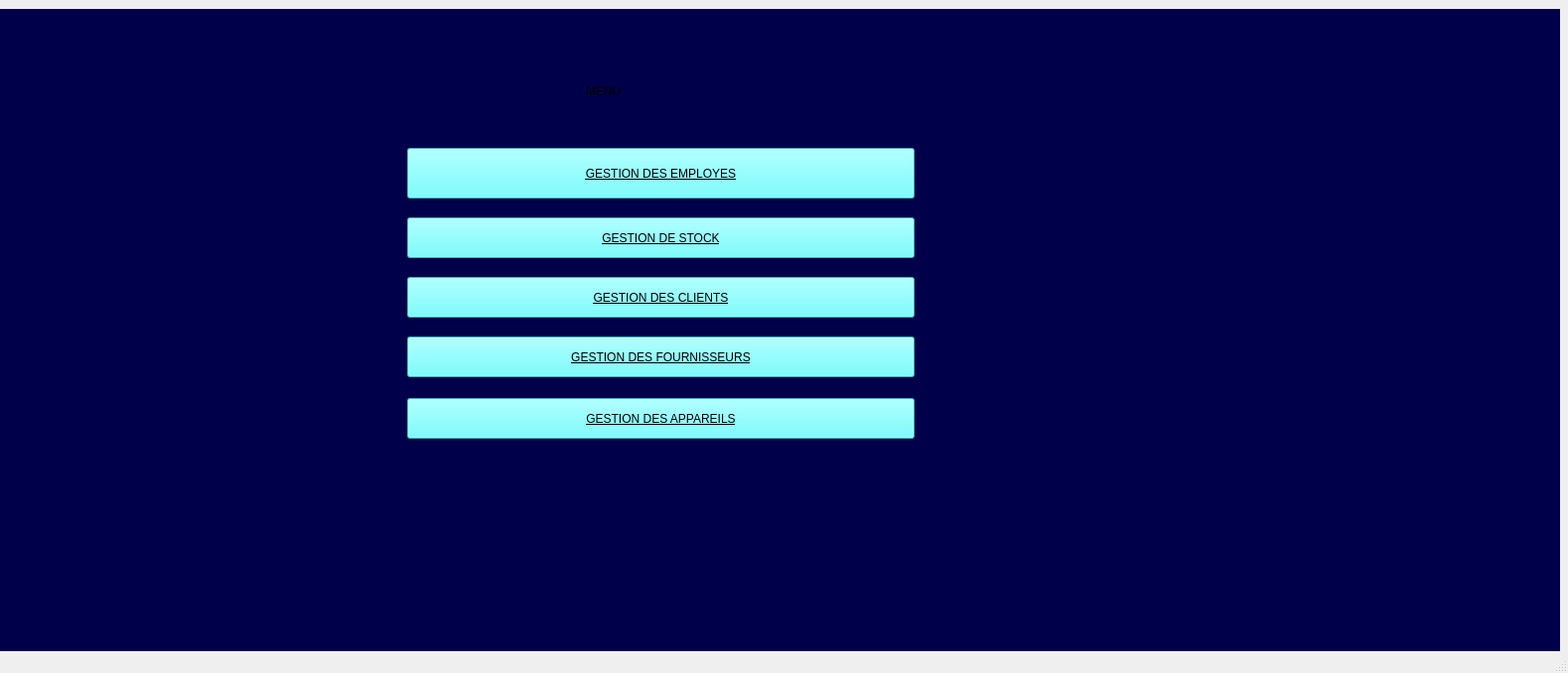
<?xml version="1.0" encoding="UTF-8"?>
<ui version="4.0">
 <class>MainWindow</class>
 <widget class="QMainWindow" name="MainWindow">
  <property name="geometry">
   <rect>
    <x>0</x>
    <y>0</y>
    <width>1579</width>
    <height>678</height>
   </rect>
  </property>
  <property name="windowTitle">
   <string>MainWindow</string>
  </property>
  <widget class="QWidget" name="centralwidget">
   <widget class="QStackedWidget" name="stackedWidget">
    <property name="geometry">
     <rect>
      <x>0</x>
      <y>9</y>
      <width>1571</width>
      <height>651</height>
     </rect>
    </property>
    <property name="styleSheet">
     <string notr="true">background-color: rgb(0, 0, 74);
</string>
    </property>
    <widget class="QWidget" name="menu">
     <widget class="QPushButton" name="client">
      <property name="geometry">
       <rect>
        <x>410</x>
        <y>270</y>
        <width>511</width>
        <height>41</height>
       </rect>
      </property>
      <property name="styleSheet">
       <string notr="true">background-color: rgb(85, 255, 255);
font: 9pt &quot;Segoe UI&quot;;
text-decoration: underline;
font: 700 9pt &quot;Segoe UI&quot;;
color: rgb(0, 0, 0);</string>
      </property>
      <property name="text">
       <string>GESTION DES CLIENTS</string>
      </property>
     </widget>
     <widget class="QPushButton" name="stock">
      <property name="geometry">
       <rect>
        <x>410</x>
        <y>210</y>
        <width>511</width>
        <height>41</height>
       </rect>
      </property>
      <property name="styleSheet">
       <string notr="true">background-color: rgb(85, 255, 255);
font: 9pt &quot;Segoe UI&quot;;
text-decoration: underline;
font: 700 9pt &quot;Segoe UI&quot;;
color: rgb(0, 0, 0);</string>
      </property>
      <property name="text">
       <string>GESTION DE STOCK</string>
      </property>
     </widget>
     <widget class="QPushButton" name="fournisseur">
      <property name="geometry">
       <rect>
        <x>410</x>
        <y>330</y>
        <width>511</width>
        <height>41</height>
       </rect>
      </property>
      <property name="styleSheet">
       <string notr="true">background-color: rgb(85, 255, 255);
font: 9pt &quot;Segoe UI&quot;;
text-decoration: underline;
font: 700 9pt &quot;Segoe UI&quot;;
color: rgb(0, 0, 0);</string>
      </property>
      <property name="text">
       <string>GESTION DES FOURNISSEURS</string>
      </property>
     </widget>
     <widget class="QPushButton" name="appareils">
      <property name="geometry">
       <rect>
        <x>410</x>
        <y>392</y>
        <width>511</width>
        <height>41</height>
       </rect>
      </property>
      <property name="styleSheet">
       <string notr="true">background-color: rgb(85, 255, 255);
font: 9pt &quot;Segoe UI&quot;;
text-decoration: underline;
font: 700 9pt &quot;Segoe UI&quot;;
color: rgb(0, 0, 0);</string>
      </property>
      <property name="text">
       <string>GESTION DES APPAREILS</string>
      </property>
     </widget>
     <widget class="QLabel" name="label_7">
      <property name="geometry">
       <rect>
        <x>590</x>
        <y>52</y>
        <width>191</width>
        <height>61</height>
       </rect>
      </property>
      <property name="styleSheet">
       <string notr="true">font: 700 36pt &quot;Segoe UI&quot;;</string>
      </property>
      <property name="text">
       <string>MENU</string>
      </property>
     </widget>
     <widget class="QToolButton" name="employe">
      <property name="geometry">
       <rect>
        <x>410</x>
        <y>140</y>
        <width>511</width>
        <height>51</height>
       </rect>
      </property>
      <property name="styleSheet">
       <string notr="true">background-color: rgb(85, 255, 255);
font: 9pt &quot;Segoe UI&quot;;
text-decoration: underline;
font: 700 9pt &quot;Segoe UI&quot;;
color: rgb(0, 0, 0);</string>
      </property>
      <property name="text">
       <string>GESTION DES EMPLOYES</string>
      </property>
     </widget>
    </widget>
    <widget class="QWidget" name="appareil">
     <widget class="QPushButton" name="pushButton_Supprimer">
      <property name="geometry">
       <rect>
        <x>910</x>
        <y>250</y>
        <width>121</width>
        <height>29</height>
       </rect>
      </property>
      <property name="styleSheet">
       <string notr="true">background-color: rgb(253, 7, 27);</string>
      </property>
      <property name="text">
       <string>Supprimer</string>
      </property>
     </widget>
     <widget class="QLineEdit" name="lineEdit_ID">
      <property name="geometry">
       <rect>
        <x>40</x>
        <y>150</y>
        <width>113</width>
        <height>28</height>
       </rect>
      </property>
      <property name="styleSheet">
       <string notr="true">QLineEdit:focus {
    border: 1px solid #2D89EF;
    background-color: #000000;
}
</string>
      </property>
      <property name="text">
       <string/>
      </property>
     </widget>
     <widget class="QLineEdit" name="rech">
      <property name="geometry">
       <rect>
        <x>260</x>
        <y>280</y>
        <width>411</width>
        <height>28</height>
       </rect>
      </property>
      <property name="styleSheet">
       <string notr="true">QLineEdit:focus {
    border: 1px solid #2D89EF;
    background-color: #000000;
}
</string>
      </property>
      <property name="text">
       <string/>
      </property>
     </widget>
     <widget class="QLabel" name="label_4">
      <property name="geometry">
       <rect>
        <x>450</x>
        <y>121</y>
        <width>63</width>
        <height>20</height>
       </rect>
      </property>
      <property name="text">
       <string>modele</string>
      </property>
     </widget>
     <widget class="QPushButton" name="pushButton_Modifier">
      <property name="geometry">
       <rect>
        <x>640</x>
        <y>221</y>
        <width>101</width>
        <height>29</height>
       </rect>
      </property>
      <property name="styleSheet">
       <string notr="true">background-color: rgb(253, 145, 4);</string>
      </property>
      <property name="text">
       <string>Modifier</string>
      </property>
     </widget>
     <widget class="QPushButton" name="pushButton_4">
      <property name="geometry">
       <rect>
        <x>910</x>
        <y>280</y>
        <width>121</width>
        <height>29</height>
       </rect>
      </property>
      <property name="styleSheet">
       <string notr="true">background-color: rgb(253, 145, 4);</string>
      </property>
      <property name="text">
       <string>trier par id</string>
      </property>
     </widget>
     <widget class="QLabel" name="label_15">
      <property name="geometry">
       <rect>
        <x>40</x>
        <y>191</y>
        <width>91</width>
        <height>20</height>
       </rect>
      </property>
      <property name="text">
       <string>prix estimer</string>
      </property>
     </widget>
     <widget class="QDateEdit" name="dateEdit_Entree">
      <property name="geometry">
       <rect>
        <x>700</x>
        <y>150</y>
        <width>110</width>
        <height>29</height>
       </rect>
      </property>
      <property name="dateTime">
       <datetime>
        <hour>23</hour>
        <minute>0</minute>
        <second>0</second>
        <year>2025</year>
        <month>12</month>
        <day>1</day>
       </datetime>
      </property>
     </widget>
     <widget class="QGraphicsView" name="widget_stats">
      <property name="geometry">
       <rect>
        <x>1070</x>
        <y>30</y>
        <width>471</width>
        <height>281</height>
       </rect>
      </property>
     </widget>
     <widget class="QComboBox" name="comboBox_Statut">
      <property name="geometry">
       <rect>
        <x>830</x>
        <y>150</y>
        <width>82</width>
        <height>28</height>
       </rect>
      </property>
      <item>
       <property name="text">
        <string>en_attente</string>
       </property>
      </item>
      <item>
       <property name="text">
        <string>en_cours</string>
       </property>
      </item>
      <item>
       <property name="text">
        <string>reparé</string>
       </property>
      </item>
     </widget>
     <widget class="QLabel" name="label_14">
      <property name="geometry">
       <rect>
        <x>180</x>
        <y>191</y>
        <width>91</width>
        <height>20</height>
       </rect>
      </property>
      <property name="text">
       <string>date sortie</string>
      </property>
     </widget>
     <widget class="QLabel" name="label_10">
      <property name="geometry">
       <rect>
        <x>590</x>
        <y>121</y>
        <width>63</width>
        <height>20</height>
       </rect>
      </property>
      <property name="text">
       <string>default</string>
      </property>
     </widget>
     <widget class="QPushButton" name="ShowStats">
      <property name="geometry">
       <rect>
        <x>1430</x>
        <y>351</y>
        <width>90</width>
        <height>29</height>
       </rect>
      </property>
      <property name="styleSheet">
       <string notr="true">background-color: rgb(18, 153, 45);</string>
      </property>
      <property name="text">
       <string>statistic</string>
      </property>
     </widget>
     <widget class="QLineEdit" name="lineEdit_Type">
      <property name="geometry">
       <rect>
        <x>170</x>
        <y>150</y>
        <width>113</width>
        <height>28</height>
       </rect>
      </property>
      <property name="whatsThis">
       <string>&lt;html&gt;&lt;head/&gt;&lt;body&gt;&lt;p&gt;&lt;br/&gt;&lt;/p&gt;&lt;/body&gt;&lt;/html&gt;</string>
      </property>
      <property name="styleSheet">
       <string notr="true">QLineEdit:focus {
    border: 1px solid #2D89EF;
    background-color: #000000;
}

</string>
      </property>
      <property name="text">
       <string/>
      </property>
     </widget>
     <widget class="QLabel" name="label_11">
      <property name="geometry">
       <rect>
        <x>820</x>
        <y>121</y>
        <width>63</width>
        <height>20</height>
       </rect>
      </property>
      <property name="text">
       <string>status</string>
      </property>
     </widget>
     <widget class="QLabel" name="label">
      <property name="geometry">
       <rect>
        <x>40</x>
        <y>121</y>
        <width>63</width>
        <height>20</height>
       </rect>
      </property>
      <property name="text">
       <string>ID_app</string>
      </property>
     </widget>
     <widget class="QLineEdit" name="lineEdit_Defaut">
      <property name="geometry">
       <rect>
        <x>570</x>
        <y>150</y>
        <width>113</width>
        <height>28</height>
       </rect>
      </property>
      <property name="styleSheet">
       <string notr="true">QLineEdit:focus {
    border: 1px solid #2D89EF;
    background-color: #000000;
}
</string>
      </property>
     </widget>
     <widget class="QPushButton" name="EXIT">
      <property name="geometry">
       <rect>
        <x>1420</x>
        <y>511</y>
        <width>121</width>
        <height>29</height>
       </rect>
      </property>
      <property name="styleSheet">
       <string notr="true">background-color: rgb(253, 7, 27);</string>
      </property>
      <property name="text">
       <string>EXIT</string>
      </property>
     </widget>
     <widget class="QLabel" name="label_2">
      <property name="geometry">
       <rect>
        <x>200</x>
        <y>121</y>
        <width>63</width>
        <height>20</height>
       </rect>
      </property>
      <property name="text">
       <string>type</string>
      </property>
     </widget>
     <widget class="QLabel" name="label_12">
      <property name="geometry">
       <rect>
        <x>702</x>
        <y>121</y>
        <width>81</width>
        <height>20</height>
       </rect>
      </property>
      <property name="text">
       <string>date entrée</string>
      </property>
     </widget>
     <widget class="QLabel" name="label_9">
      <property name="geometry">
       <rect>
        <x>10</x>
        <y>270</y>
        <width>241</width>
        <height>41</height>
       </rect>
      </property>
      <property name="text">
       <string>&lt;html&gt;&lt;head/&gt;&lt;body&gt;&lt;p align=&quot;center&quot;&gt;&lt;span style=&quot; font-size:12pt; font-weight:700;&quot;&gt;Recherche d'appareils&lt;/span&gt;&lt;/p&gt;&lt;/body&gt;&lt;/html&gt;</string>
      </property>
     </widget>
     <widget class="QLineEdit" name="lineEdit_Modele">
      <property name="geometry">
       <rect>
        <x>440</x>
        <y>150</y>
        <width>113</width>
        <height>28</height>
       </rect>
      </property>
      <property name="styleSheet">
       <string notr="true">QLineEdit:focus {
    border: 1px solid #2D89EF;
    background-color: #000000;
}
</string>
      </property>
     </widget>
     <widget class="QLineEdit" name="lineEdit_Remarques">
      <property name="geometry">
       <rect>
        <x>920</x>
        <y>150</y>
        <width>113</width>
        <height>28</height>
       </rect>
      </property>
      <property name="styleSheet">
       <string notr="true">QLineEdit:focus {
    border: 1px solid #2D89EF;
    background-color: #000000;
}
</string>
      </property>
     </widget>
     <widget class="QLabel" name="label_6">
      <property name="geometry">
       <rect>
        <x>0</x>
        <y>70</y>
        <width>401</width>
        <height>51</height>
       </rect>
      </property>
      <property name="text">
       <string>&lt;html&gt;&lt;head/&gt;&lt;body&gt;&lt;p align=&quot;center&quot;&gt;&lt;span style=&quot; font-size:18pt; font-weight:700;&quot;&gt;Ajout d'appareils&lt;/span&gt;&lt;/p&gt;&lt;/body&gt;&lt;/html&gt;</string>
      </property>
     </widget>
     <widget class="QPushButton" name="pushButton_Ajouter">
      <property name="geometry">
       <rect>
        <x>530</x>
        <y>220</y>
        <width>90</width>
        <height>29</height>
       </rect>
      </property>
      <property name="styleSheet">
       <string notr="true">background-color: rgb(18, 153, 45);</string>
      </property>
      <property name="text">
       <string>Ajouter</string>
      </property>
     </widget>
     <widget class="QDateEdit" name="dateEdit_Estime">
      <property name="geometry">
       <rect>
        <x>180</x>
        <y>220</y>
        <width>110</width>
        <height>29</height>
       </rect>
      </property>
      <property name="dateTime">
       <datetime>
        <hour>23</hour>
        <minute>0</minute>
        <second>0</second>
        <year>2025</year>
        <month>12</month>
        <day>2</day>
       </datetime>
      </property>
     </widget>
     <widget class="QLabel" name="label_13">
      <property name="geometry">
       <rect>
        <x>930</x>
        <y>121</y>
        <width>71</width>
        <height>20</height>
       </rect>
      </property>
      <property name="text">
       <string>remarques</string>
      </property>
     </widget>
     <widget class="QPushButton" name="ExporterPDF">
      <property name="geometry">
       <rect>
        <x>1330</x>
        <y>351</y>
        <width>90</width>
        <height>29</height>
       </rect>
      </property>
      <property name="styleSheet">
       <string notr="true">background-color: rgb(18, 153, 45);</string>
      </property>
      <property name="text">
       <string>exporter</string>
      </property>
     </widget>
     <widget class="QTableWidget" name="tablewidget_Appareils">
      <property name="geometry">
       <rect>
        <x>40</x>
        <y>341</y>
        <width>1131</width>
        <height>211</height>
       </rect>
      </property>
      <property name="minimumSize">
       <size>
        <width>1131</width>
        <height>211</height>
       </size>
      </property>
      <property name="styleSheet">
       <string notr="true">background-color: rgb(255, 255, 255);
color: rgb(0, 0, 0);
</string>
      </property>
      <column>
       <property name="text">
        <string>ID</string>
       </property>
       <property name="background">
        <color>
         <red>255</red>
         <green>255</green>
         <blue>255</blue>
        </color>
       </property>
      </column>
      <column>
       <property name="text">
        <string>MARQUE </string>
       </property>
       <property name="background">
        <color>
         <red>255</red>
         <green>255</green>
         <blue>255</blue>
        </color>
       </property>
      </column>
      <column>
       <property name="text">
        <string>MODELE</string>
       </property>
       <property name="background">
        <color>
         <red>255</red>
         <green>255</green>
         <blue>255</blue>
        </color>
       </property>
      </column>
      <column>
       <property name="text">
        <string>DEFAULT</string>
       </property>
       <property name="background">
        <color>
         <red>255</red>
         <green>255</green>
         <blue>255</blue>
        </color>
       </property>
      </column>
      <column>
       <property name="text">
        <string>DATE ENTREE</string>
       </property>
       <property name="background">
        <color>
         <red>255</red>
         <green>255</green>
         <blue>255</blue>
        </color>
       </property>
      </column>
      <column>
       <property name="text">
        <string>STATUT</string>
       </property>
       <property name="background">
        <color>
         <red>255</red>
         <green>255</green>
         <blue>255</blue>
        </color>
       </property>
      </column>
      <column>
       <property name="text">
        <string>REMARQUES</string>
       </property>
       <property name="background">
        <color>
         <red>255</red>
         <green>255</green>
         <blue>255</blue>
        </color>
       </property>
      </column>
      <column>
       <property name="text">
        <string>PRIX ESTIMEE</string>
       </property>
       <property name="background">
        <color>
         <red>255</red>
         <green>255</green>
         <blue>255</blue>
        </color>
       </property>
      </column>
      <column>
       <property name="text">
        <string>DATE SORTIE</string>
       </property>
       <property name="background">
        <color>
         <red>255</red>
         <green>255</green>
         <blue>255</blue>
        </color>
       </property>
      </column>
      <column>
       <property name="text">
        <string>Temperature max</string>
       </property>
       <property name="background">
        <color>
         <red>255</red>
         <green>255</green>
         <blue>255</blue>
        </color>
       </property>
      </column>
     </widget>
     <widget class="QLineEdit" name="lineEdit_Prix">
      <property name="geometry">
       <rect>
        <x>40</x>
        <y>220</y>
        <width>113</width>
        <height>28</height>
       </rect>
      </property>
      <property name="styleSheet">
       <string notr="true">QLineEdit:focus {
    border: 1px solid #2D89EF;
    background-color: #000000;
}
</string>
      </property>
     </widget>
     <widget class="QLineEdit" name="lineEdit_Marque">
      <property name="geometry">
       <rect>
        <x>290</x>
        <y>150</y>
        <width>131</width>
        <height>28</height>
       </rect>
      </property>
      <property name="styleSheet">
       <string notr="true">QLineEdit:focus {
    border: 1px solid #2D89EF;
    background-color: #000000;
}

</string>
      </property>
     </widget>
     <widget class="QLabel" name="label_3">
      <property name="geometry">
       <rect>
        <x>290</x>
        <y>121</y>
        <width>141</width>
        <height>20</height>
       </rect>
      </property>
      <property name="text">
       <string>Marque</string>
      </property>
     </widget>
     <widget class="QLineEdit" name="lineEdit_TempMax">
      <property name="geometry">
       <rect>
        <x>340</x>
        <y>220</y>
        <width>113</width>
        <height>28</height>
       </rect>
      </property>
      <property name="styleSheet">
       <string notr="true">QLineEdit:focus {
    border: 1px solid #2D89EF;
    background-color: #000000;
}
</string>
      </property>
     </widget>
     <widget class="QLabel" name="label_16">
      <property name="geometry">
       <rect>
        <x>340</x>
        <y>190</y>
        <width>91</width>
        <height>20</height>
       </rect>
      </property>
      <property name="text">
       <string>Temperature</string>
      </property>
     </widget>
    </widget>
   </widget>
  </widget>
  <widget class="QMenuBar" name="menubar">
   <property name="geometry">
    <rect>
     <x>0</x>
     <y>0</y>
     <width>1579</width>
     <height>25</height>
    </rect>
   </property>
  </widget>
  <widget class="QStatusBar" name="statusbar"/>
 </widget>
 <resources/>
 <connections/>
</ui>
